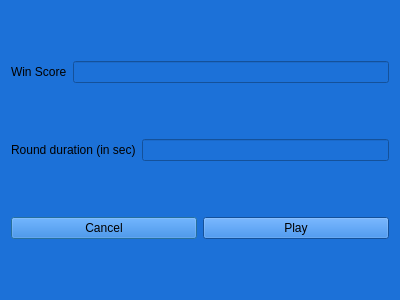
<?xml version="1.0" encoding="UTF-8"?>
<ui version="4.0">
 <class>Duration_score</class>
 <widget class="QDialog" name="Duration_score">
  <property name="geometry">
   <rect>
    <x>0</x>
    <y>0</y>
    <width>400</width>
    <height>300</height>
   </rect>
  </property>
  <property name="windowTitle">
   <string>Round duration &amp; Win SCore</string>
  </property>
  <property name="styleSheet">
   <string notr="true">background-color: rgb(28, 113, 216);</string>
  </property>
  <layout class="QVBoxLayout" name="verticalLayout">
   <item>
    <layout class="QHBoxLayout" name="horizontalLayout_2">
     <item>
      <widget class="QLabel" name="label_2">
       <property name="text">
        <string>Win Score</string>
       </property>
      </widget>
     </item>
     <item>
      <widget class="QLineEdit" name="w_score"/>
     </item>
    </layout>
   </item>
   <item>
    <layout class="QHBoxLayout" name="horizontalLayout">
     <item>
      <widget class="QLabel" name="label_1">
       <property name="text">
        <string>Round duration (in sec)</string>
       </property>
      </widget>
     </item>
     <item>
      <widget class="QLineEdit" name="r_dur"/>
     </item>
    </layout>
   </item>
   <item>
    <layout class="QHBoxLayout" name="horizontalLayout_3">
     <item>
      <widget class="QPushButton" name="pushButton_2">
       <property name="cursor">
        <cursorShape>PointingHandCursor</cursorShape>
       </property>
       <property name="text">
        <string>Cancel</string>
       </property>
      </widget>
     </item>
     <item>
      <widget class="QPushButton" name="pushButton">
       <property name="cursor">
        <cursorShape>PointingHandCursor</cursorShape>
       </property>
       <property name="text">
        <string>Play</string>
       </property>
      </widget>
     </item>
    </layout>
   </item>
  </layout>
 </widget>
 <resources/>
 <connections/>
</ui>
